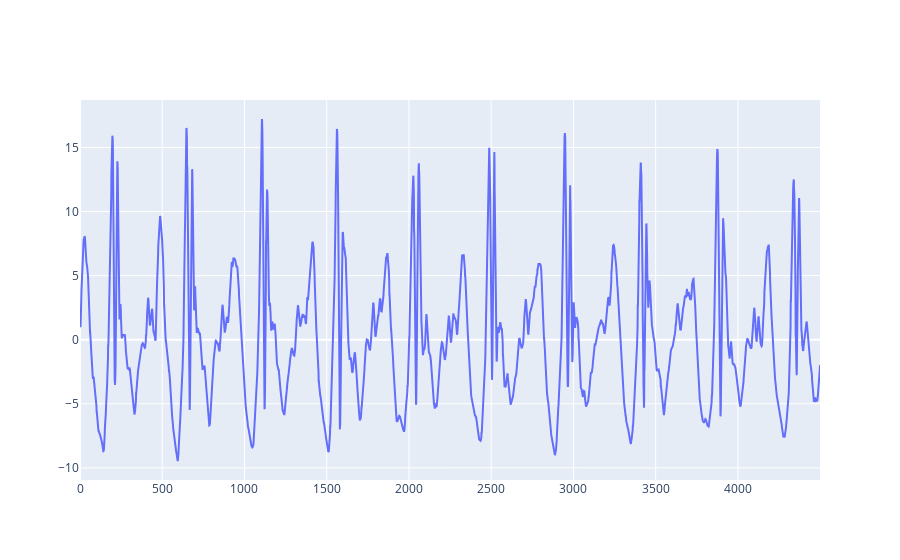

Here is the notebook cell this chart was saved with:
### Code cell
dt = 450*10
data_full = pd.read_csv('data/long_walk_100_acc.csv', delimiter =';', decimal=',')
data = pd.read_csv('data/long_walk_100_acc.csv', delimiter =';', decimal=',')[7007:7007+dt]

frequency = len(data)/(data['time'].values[-1]-data['time'].values[0])
assert 490 < frequency < 510, f'Bad frequency {frequency}'

x_acc = ( (data['X_value'].values)**2 + (data['Y_value'].values)**2 + (data['Z_value'].values)**2)**.5
_m = np.mean(x_acc)
_std = (sum((x_acc - _m)**2)/len(x_acc))**.5

x_acc = (x_acc-_m)

t = (data['time'].values).astype(float).reshape([-1,])
t = np.linspace(0,t[-1]-t[0],len(x_acc))

fig = go.Figure()
fig.add_scatter(y = x_acc, mode='lines', name='Sum squares')
fig.show()

### Figure 1 — Plotly figure (JSON) as saved in the notebook; plotly's stock layout.template omitted (floating-point values rounded to 4 significant figures; data arrays with more than 128 entries replaced by an {"elided": "..."} marker saying what was removed)
{"data": [{"mode": "lines", "name": "Sum squares", "type": "scatter", "y": {"elided": "4500 float values"}}], "layout": {}}
